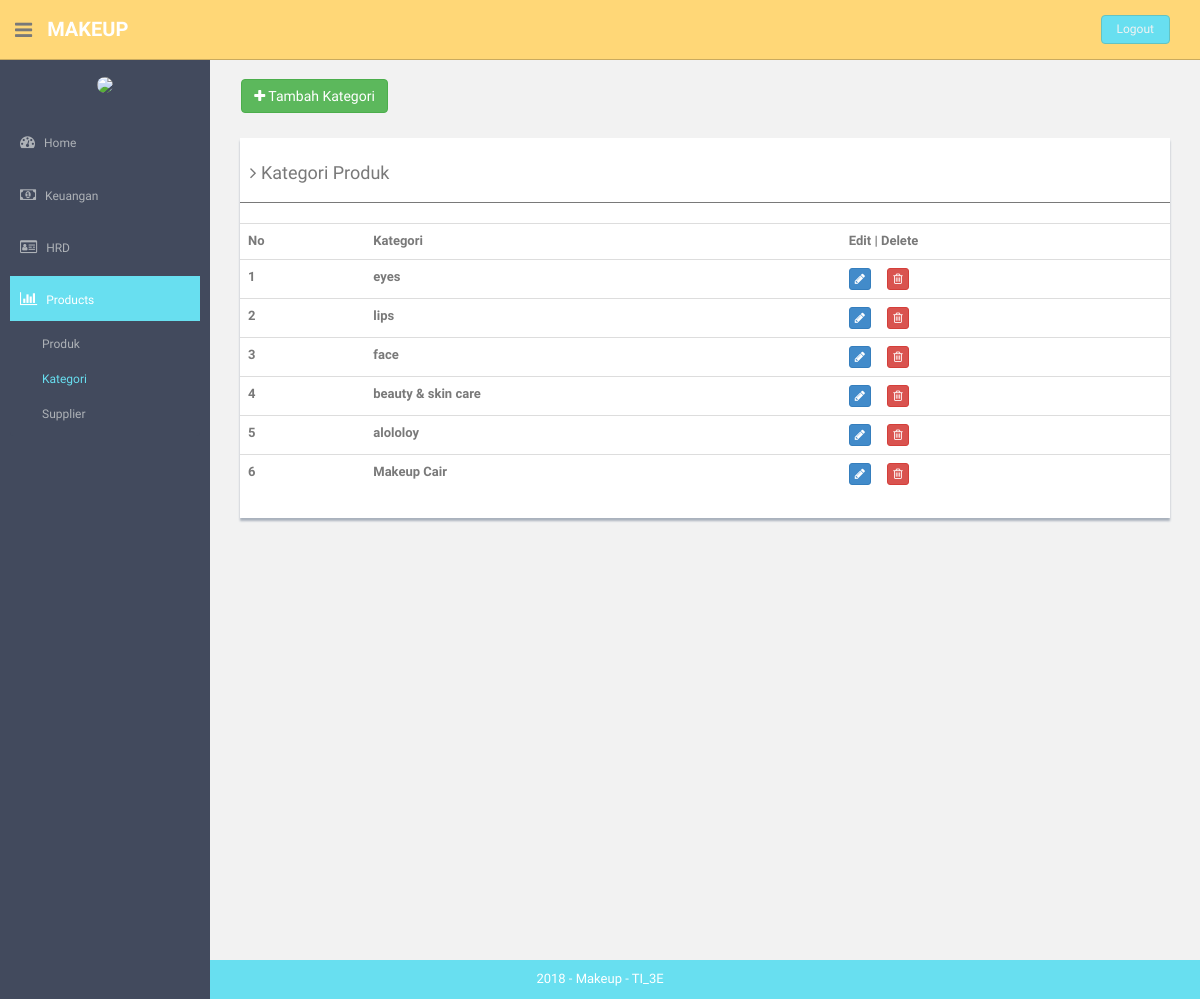
Before: /index.php/kategori with the older database file.
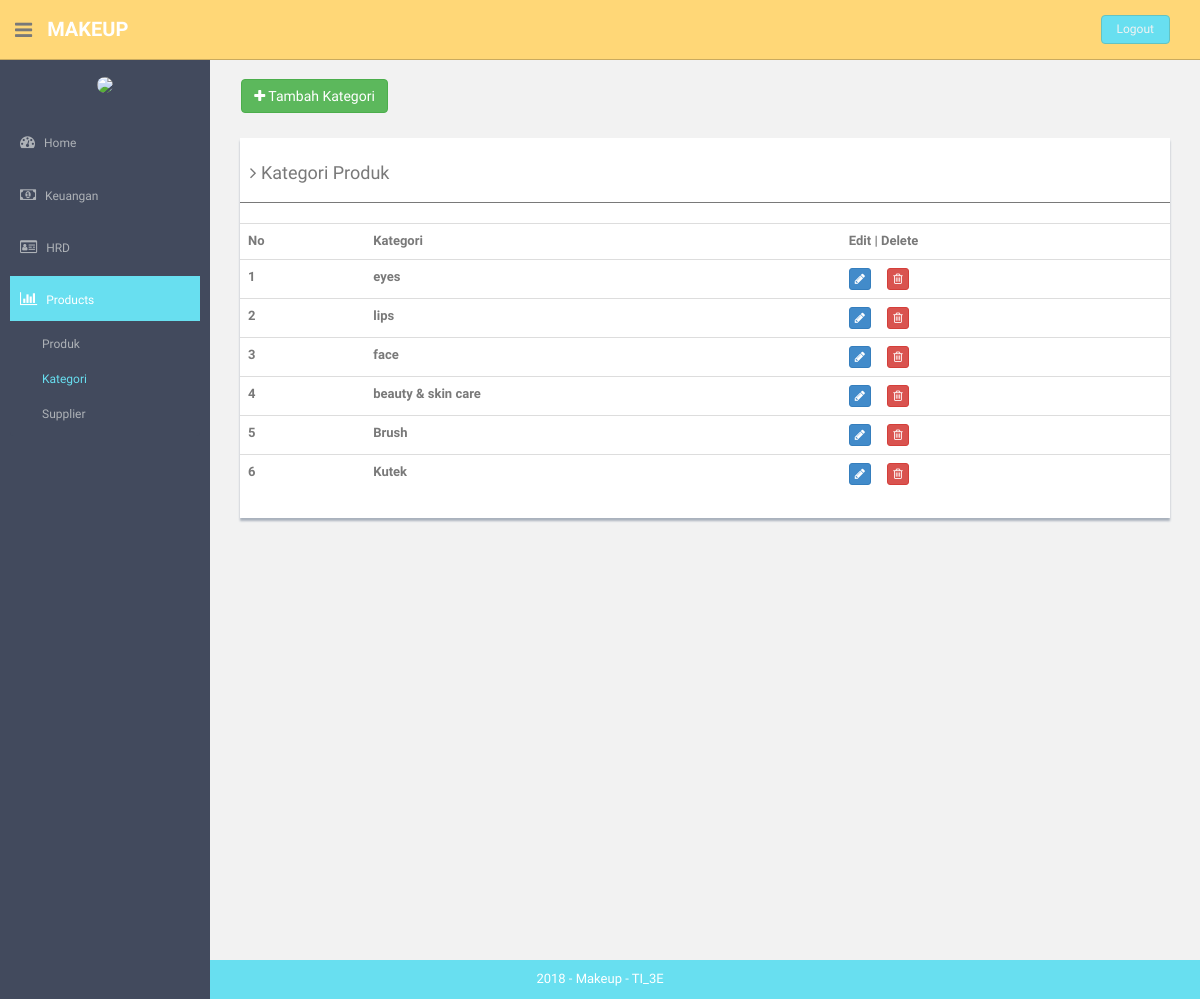
After: the same page with the newer database file.
### tables this page shows
CREATE TABLE `kategori` (
  `id_kategori` int(10) NOT NULL,
  `nama_kategori` varchar(255) NOT NULL
);

### application/controllers/Kategori.php (called while the page is built, shortened)
<?php
class Kategori extends CI_Controller {
	public function __construct()
	{
		$this->load->helper('url','form');
		$this->load->library('form_validation');
		$this->load->model('kategori_model');
		$this->load->helper('html');
		$this->load->library('image_lib');
	}
	public function index()
	{
		$cek['status'] = array(
        		'home'=>'',
        		'hrd'=>'',
        		'keuangan'=>'',
        		'produk'=>'active',
        		'pembelian'=>'',
        		'pemasukan'=>'',
        		'pengeluaran'=>'',
        		'utang'=>'',
        		'cash_flow'=>'',
                        'pemesanan'=>'',
                        'pembayaran'=>'',
        		'neraca'=>'',
        		'admin'=>'',
        		'gaji'=>'',
        		'golongan'=>'',
        		'absensi'=>'',
        		'user'=>'',
        		'barang'=>'',
        		'supplier'=>'',
        		'kategori'=>'active',
        		);
		    	$object['kat']=$this->kategori_model->getDataKategori();
				$this->load->view('component/header',$cek);
				$this->load->view('kategori',$object);
				$this->load->view('component/footer');
	}
}

### index.php (called while the page is built, shortened)
<?php
require_once BASEPATH.'core/CodeIgniter.php';

### application/models/Kategori_model.php (called while the page is built, shortened)
<?php
class Kategori_model extends CI_Model {
	public function getDataKategori()
	{
		$query = $this->db->query("SELECT id_kategori,nama_kategori from kategori");
		return $query->result();
	}
}

### application/views/kategori.php (the view)
<section id="main-content">
  <section class="wrapper site-min-height">
    <br>&nbsp;&nbsp;&nbsp;&nbsp;
    <a href="<?php echo base_url('index.php/kategori/form_kategori'); ?>"><button type="button" class="btn btn-success "><i class="fa fa-plus"> </i> Tambah Kategori</button></a>
    <br>
    <div class="col-md-12 mt">
      <div class="content-panel">
        <table class="table table-hover">
          <h4><i class="fa fa-angle-right"></i> Kategori Produk</h4>
          <hr>
          <tbody>
            <tr>
              <th>No</th>
              <th>Kategori</th>
              <th align="center">Edit | Delete</th>
            </tr>
            <?php
            $no = 1;
            foreach ($kat as $key): ?>
            <tr>
              <th><?php echo $no++ ?></th>
              <th><?php echo $key->nama_kategori ?></th>
              <td>
                <a class="btn btn-primary btn-xs" href="<?php echo base_url('index.php/kategori/update'); ?>/<?php echo $key->id_kategori ?>">
                  <i class="fa fa-pencil"></i>
                </a>&nbsp;&nbsp;&nbsp;&nbsp;
                <a class="btn btn-danger btn-xs" href="<?php echo base_url('index.php/kategori/delete'); ?>/<?php echo $key->id_kategori ?>">
                  <i class="fa fa-trash-o"></i>
                </a>
              </td>
            </tr>
            <?php endforeach; ?>
          </tbody>
        </table>
      </div>
      </div>
    </section>
    </section>

Changed rows visible on the page:
changed kategori: nama_kategori "alololoy" → "Brush"
changed kategori: nama_kategori "Makeup Cair" → "Kutek"
